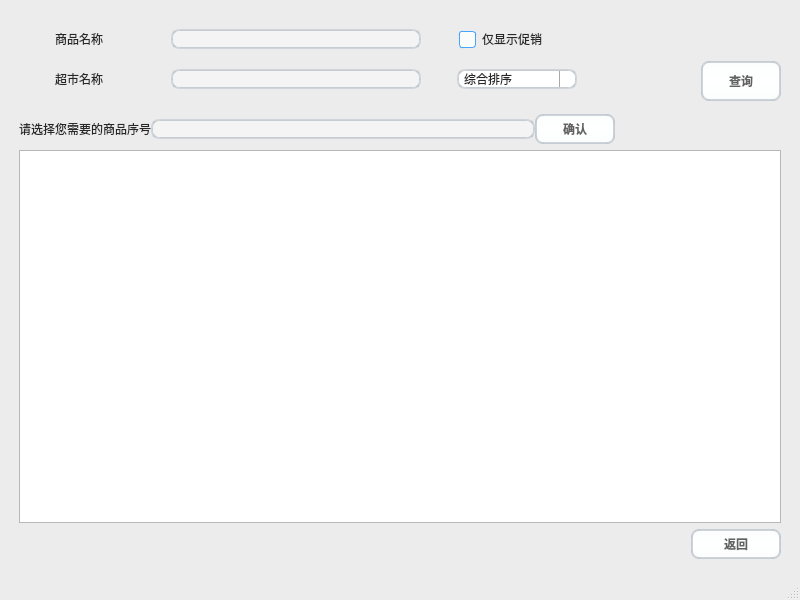
<?xml version="1.0" encoding="UTF-8"?>
<ui version="4.0">
 <class>ProductSearchAdmin</class>
 <widget class="QMainWindow" name="ProductSearchAdmin">
  <property name="geometry">
   <rect>
    <x>0</x>
    <y>0</y>
    <width>800</width>
    <height>600</height>
   </rect>
  </property>
  <property name="windowTitle">
   <string>MainWindow</string>
  </property>
  <property name="styleSheet">
   <string notr="true">/*
 * MacOS Style Sheet for QT Applications
 * Author: Jaime A. Quiroga P.
 * Company: GTRONICK
 * Last updated: 25/12/2020, 23:10.
 * Available at: https://github.com/GTRONICK/QSS/blob/master/MacOS.qss
 */
QMainWindow {
    background-color:#ececec;
}
QPushButton, QToolButton, QCommandLinkButton{
    padding: 0 5px 0 5px;
    border-style: solid;
    border-top-color: qlineargradient(spread:pad, x1:0, y1:0, x2:0, y2:1, stop:0 #c1c9cf, stop:1 #d2d8dd);
    border-right-color: qlineargradient(spread:pad, x1:1, y1:0, x2:0, y2:0, stop:0 #c1c9cf, stop:1 #d2d8dd);
    border-bottom-color: qlineargradient(spread:pad, x1:0, y1:1, x2:0, y2:0, stop:0 #c1c9cf, stop:1 #d2d8dd);
    border-left-color: qlineargradient(spread:pad, x1:0, y1:0, x2:1, y2:0, stop:0 #c1c9cf, stop:1 #d2d8dd);
    border-width: 2px;
    border-radius: 8px;
    color: #616161;
    font-weight: bold;
    background-color: qlineargradient(spread:pad, x1:0.5, y1:0, x2:0.5, y2:1, stop:0 #fbfdfd, stop:0.5 #ffffff, stop:1 #fbfdfd);
}
QPushButton::default, QToolButton::default, QCommandLinkButton::default{
    border: 2px solid transparent;
    color: #FFFFFF;
    background-color: qlineargradient(spread:pad, x1:0.5, y1:0, x2:0.5, y2:1, stop:0 #84afe5, stop:1 #1168e4);
}
QPushButton:hover, QToolButton:hover, QCommandLinkButton:hover{
    color: #3d3d3d;
}
QPushButton:pressed, QToolButton:pressed, QCommandLinkButton:pressed{
    color: #aeaeae;
    background-color: qlineargradient(spread:pad, x1:0.5, y1:0, x2:0.5, y2:1, stop:0 #ffffff, stop:0.5 #fbfdfd, stop:1 #ffffff);
}
QPushButton:disabled, QToolButton:disabled, QCommandLinkButton:disabled{
    color: #616161;
    background-color: qlineargradient(spread:pad, x1:0.5, y1:0, x2:0.5, y2:1, stop:0 #dce7eb, stop:0.5 #e0e8eb, stop:1 #dee7ec);
}
QLineEdit, QTextEdit, QPlainTextEdit, QSpinBox, QDoubleSpinBox, QTimeEdit, QDateEdit, QDateTimeEdit {
    border-width: 2px;
    border-radius: 8px;
    border-style: solid;
    border-top-color: qlineargradient(spread:pad, x1:0.5, y1:1, x2:0.5, y2:0, stop:0 #c1c9cf, stop:1 #d2d8dd);
    border-right-color: qlineargradient(spread:pad, x1:0, y1:0, x2:1, y2:0, stop:0 #c1c9cf, stop:1 #d2d8dd);
    border-bottom-color: qlineargradient(spread:pad, x1:0.5, y1:0, x2:0.5, y2:1, stop:0 #c1c9cf, stop:1 #d2d8dd);
    border-left-color: qlineargradient(spread:pad, x1:1, y1:0, x2:0, y2:0, stop:0 #c1c9cf, stop:1 #d2d8dd);
    background-color: #f4f4f4;
    color: #3d3d3d;
}
QLineEdit:focus, QTextEdit:focus, QPlainTextEdit:focus, QSpinBox:focus, QDoubleSpinBox:focus, QTimeEdit:focus, QDateEdit:focus, QDateTimeEdit:focus {
    border-width: 2px;
    border-radius: 8px;
    border-style: solid;
    border-top-color: qlineargradient(spread:pad, x1:0.5, y1:1, x2:0.5, y2:0, stop:0 #85b7e3, stop:1 #9ec1db);
    border-right-color: qlineargradient(spread:pad, x1:0, y1:0, x2:1, y2:0, stop:0 #85b7e3, stop:1 #9ec1db);
    border-bottom-color: qlineargradient(spread:pad, x1:0.5, y1:0, x2:0.5, y2:1, stop:0 #85b7e3, stop:1 #9ec1db);
    border-left-color: qlineargradient(spread:pad, x1:1, y1:0, x2:0, y2:0, stop:0 #85b7e3, stop:1 #9ec1db);
    background-color: #f4f4f4;
    color: #3d3d3d;
}
QLineEdit:disabled, QTextEdit:disabled, QPlainTextEdit:disabled, QSpinBox:disabled, QDoubleSpinBox:disabled, QTimeEdit:disabled, QDateEdit:disabled, QDateTimeEdit:disabled {
    color: #b9b9b9;
}
QSpinBox::up-button, QDoubleSpinBox::up-button, QTimeEdit::up-button, QDateEdit::up-button, QDateTimeEdit::up-button {
    subcontrol-origin: padding;
    subcontrol-position: top right;
    width: 15px;
    color: #272727;
    border-left-width: 1px;
    border-left-color: darkgray;
    border-left-style: solid;
    border-top-right-radius: 3px;
    padding: 3px;
}
QSpinBox::down-button, QDoubleSpinBox::down-button, QTimeEdit::down-button, QDateEdit::down-button, QDateTimeEdit::down-button {
    subcontrol-origin: padding;
    subcontrol-position: bottom right;
    width: 15px;
    color: #272727;
    border-left-width: 1px;
    border-left-color: darkgray;
    border-left-style: solid;
    border-bottom-right-radius: 3px;
    padding: 3px;
}
QSpinBox::up-button:pressed, QDoubleSpinBox::up-button:pressed, QTimeEdit::up-button:pressed, QDateEdit::up-button:pressed, QDateTimeEdit::up-button:pressed {
    color: #aeaeae;
    background-color: qlineargradient(spread:pad, x1:0.5, y1:0, x2:0.5, y2:1, stop:0 #ffffff, stop:0.5 #fbfdfd, stop:1 #ffffff);
}
QSpinBox::down-button:pressed, QDoubleSpinBox::down-button:pressed, QTimeEdit::down-button:pressed, QDateEdit::down-button:pressed, QDateTimeEdit::down-button:pressed {
    color: #aeaeae;
    background-color: qlineargradient(spread:pad, x1:0.5, y1:0, x2:0.5, y2:1, stop:0 #ffffff, stop:0.5 #fbfdfd, stop:1 #ffffff);
}
QSpinBox::up-button:hover, QDoubleSpinBox::up-button:hover, QTimeEdit::up-button:hover, QDateEdit::up-button:hover, QDateTimeEdit::up-button:hover {
    color: #FFFFFF;
    border-top-right-radius: 5px;
    background-color: qlineargradient(spread:pad, x1:0.5, y1:0, x2:0.5, y2:1, stop:0 #84afe5, stop:1 #1168e4);
    
}
QSpinBox::down-button:hover, QDoubleSpinBox::down-button:hover, QTimeEdit::down-button:hover, QDateEdit::down-button:hover, QDateTimeEdit::down-button:hover {
    color: #FFFFFF;
    border-bottom-right-radius: 5px;
    background-color: qlineargradient(spread:pad, x1:0.5, y1:0, x2:0.5, y2:1, stop:0 #84afe5, stop:1 #1168e4);
}
QSpinBox::up-arrow, QDoubleSpinBox::up-arrow, QTimeEdit::up-arrow, QDateEdit::up-arrow, QDateTimeEdit::up-arrow {
    image: url(/usr/share/icons/Adwaita/16x16/actions/go-up-symbolic.symbolic.png);
}
QSpinBox::down-arrow, QDoubleSpinBox::down-arrow, QTimeEdit::down-arrow, QDateEdit::down-arrow, QDateTimeEdit::down-arrow {
    image: url(/usr/share/icons/Adwaita/16x16/actions/go-down-symbolic.symbolic.png);
}
QProgressBar {
    max-height: 8px;
    text-align: center;
    font: italic bold 11px;
    color: #3d3d3d;
    border: 1px solid transparent;
    border-radius:4px;
    background-color: qlineargradient(spread:pad, x1:0, y1:0, x2:0, y2:1, stop:0 #ddd5d5, stop:0.5 #dad3d3, stop:1 #ddd5d5);
}
QProgressBar::chunk {
    background-color: qlineargradient(spread:pad, x1:0, y1:0, x2:0, y2:1, stop:0 #467dd1, stop:0.5 #3b88fc, stop:1 #467dd1);
    border-radius: 4px;
}
QProgressBar:disabled {
    color: #616161;
}
QProgressBar::chunk:disabled {
    background-color: #aeaeae;
}
QSlider::groove {
    border: 1px solid #bbbbbb;
    background-color: #52595d;
    border-radius: 4px;
}
QSlider::groove:horizontal {
    height: 6px;
}
QSlider::groove:vertical {
    width: 6px;
}
QSlider::handle:horizontal {
    background: #ffffff;
    border-style: solid;
    border-width: 1px;
    border-color: rgb(207,207,207);
    width: 12px;
    margin: -5px 0;
    border-radius: 7px;
}
QSlider::handle:vertical {
    background: #ffffff;
    border-style: solid;
    border-width: 1px;
    border-color: rgb(207,207,207);
    height: 12px;
    margin: 0 -5px;
    border-radius: 7px;
}
QSlider::add-page, QSlider::sub-page {
    border: 1px transparent;
    background-color: #52595d;
    border-radius: 4px;
}
QSlider::add-page:horizontal {
    background: qlineargradient(spread:pad, x1:0, y1:0, x2:0, y2:1, stop:0 #ddd5d5, stop:0.5 #dad3d3, stop:1 #ddd5d5);
}
QSlider::sub-page:horizontal {
    background-color: qlineargradient(spread:pad, x1:0, y1:0, x2:1, y2:0, stop:0 #467dd1, stop:0.5 #3b88fc, stop:1 #467dd1);
}
QSlider::add-page:vertical {
    background-color: qlineargradient(spread:pad, x1:0, y1:0, x2:0, y2:1, stop:0 #467dd1, stop:0.5 #3b88fc, stop:1 #467dd1);
}
QSlider::sub-page:vertical {
    background: qlineargradient(spread:pad, x1:0, y1:0, x2:1, y2:0, stop:0 #ddd5d5, stop:0.5 #dad3d3, stop:1 #ddd5d5);
}
QSlider::add-page:horizontal:disabled, QSlider::sub-page:horizontal:disabled, QSlider::add-page:vertical:disabled, QSlider::sub-page:vertical:disabled {
    background: #b9b9b9;
}
QComboBox, QFontComboBox {
    border-width: 2px;
    border-radius: 8px;
    border-style: solid;
    border-top-color: qlineargradient(spread:pad, x1:0.5, y1:1, x2:0.5, y2:0, stop:0 #c1c9cf, stop:1 #d2d8dd);
    border-right-color: qlineargradient(spread:pad, x1:0, y1:0, x2:1, y2:0, stop:0 #c1c9cf, stop:1 #d2d8dd);
    border-bottom-color: qlineargradient(spread:pad, x1:0.5, y1:0, x2:0.5, y2:1, stop:0 #c1c9cf, stop:1 #d2d8dd);
    border-left-color: qlineargradient(spread:pad, x1:1, y1:0, x2:0, y2:0, stop:0 #c1c9cf, stop:1 #d2d8dd);
    background-color: #f4f4f4;
    color: #272727;
    padding-left: 5px;
}
QComboBox:editable, QComboBox:!editable, QComboBox::drop-down:editable, QComboBox:!editable:on, QComboBox::drop-down:editable:on {
    background: #ffffff;
}
QComboBox::drop-down {
    subcontrol-origin: padding;
    subcontrol-position: top right;
    width: 15px;
    color: #272727;
    border-left-width: 1px;
    border-left-color: darkgray;
    border-left-style: solid;
    border-top-right-radius: 3px;
    border-bottom-right-radius: 3px;
}
QComboBox::down-arrow {
    image: url(/usr/share/icons/Adwaita/16x16/actions/go-down-symbolic.symbolic.png); /*Adawaita icon thene*/
}

QComboBox::down-arrow:on {
    top: 1px;
    left: 1px;
}
QComboBox QAbstractItemView {
    border: 1px solid darkgray;
    border-radius: 8px;
    selection-background-color: #dadada;
    selection-color: #272727;
    color: #272727;
    background: white;
}
QLabel, QCheckBox, QRadioButton {
    color: #272727;
}
QCheckBox {
    padding: 2px;
}
QCheckBox:disabled, QRadioButton:disabled {
    color: #808086;
    padding: 2px;
}

QCheckBox:hover {
    border-radius:4px;
    border-style:solid;
    padding-left: 1px;
    padding-right: 1px;
    padding-bottom: 1px;
    padding-top: 1px;
    border-width:1px;
    border-color: transparent;
}
QCheckBox::indicator:checked {
    image: url(/usr/share/icons/Adwaita/16x16/actions/object-select-symbolic.symbolic.png);
    height: 15px;
    width: 15px;
    border-style:solid;
    border-width: 1px;
    border-color: #48a5fd;
    color: #ffffff;
    border-radius: 3px;
    background-color: qlineargradient(spread:pad, x1:0, y1:0, x2:0, y2:1, stop:0 #48a5fd, stop:0.5 #329cfb, stop:1 #48a5fd);
}
QCheckBox::indicator:unchecked {
    
    height: 15px;
    width: 15px;
    border-style:solid;
    border-width: 1px;
    border-color: #48a5fd;
    border-radius: 3px;
    background-color: #fbfdfa;
}
QLCDNumber {
    color: #616161;;
}
QMenuBar {
    background-color: #ececec;
}
QMenuBar::item {
    color: #616161;
    spacing: 3px;
    padding: 1px 4px;
    background-color: #ececec;
}

QMenuBar::item:selected {
    background-color: #dadada;
    color: #3d3d3d;
}
QMenu {
    background-color: #ececec;
}
QMenu::item:selected {
    background-color: #dadada;
    color: #3d3d3d;
}
QMenu::item {
    color: #616161;;
    background-color: #e0e0e0;
}
QTabWidget {
    color:rgb(0,0,0);
    background-color:#000000;
}
QTabWidget::pane {
    border-color: #050a0e;
    background-color: #e0e0e0;
    border-width: 1px;
    border-radius: 4px;
    position: absolute;
    top: -0.5em;
    padding-top: 0.5em;
}

QTabWidget::tab-bar {
    alignment: center;
}

QTabBar::tab {
    border-bottom: 1px solid #c0c0c0;
    padding: 3px;
    color: #272727;
    background-color: #fefefc;
    margin-left:0px;
}
QTabBar::tab:!last {
    border-right: 1px solid;
    border-right-color: #c0c0c0;
    border-bottom-color: #c0c0c0;
}
QTabBar::tab:first {
    border-top-left-radius: 4px;
    border-bottom-left-radius: 4px;
}
QTabBar::tab:last {
    border-top-right-radius: 4px;
    border-bottom-right-radius: 4px;
}
QTabBar::tab:selected, QTabBar::tab:last:selected, QTabBar::tab:hover {
    color: #FFFFFF;
    background-color: qlineargradient(spread:pad, x1:0.5, y1:0, x2:0.5, y2:1, stop:0 #84afe5, stop:1 #1168e4);
}
QRadioButton::indicator {
    height: 14px;
    width: 14px;
    border-style:solid;
    border-radius:7px;
    border-width: 1px;
}
QRadioButton::indicator:checked {
    border-color: #48a5fd;
    background-color: qradialgradient(cx:0.5, cy:0.5, radius:0.4,fx:0.5, fy:0.5, stop:0 #ffffff, stop:0.5 #ffffff, stop:0.6 #48a5fd, stop:1 #48a5fd);
}
QRadioButton::indicator:!checked {
    border-color: #a9b7c6;
    background-color: #fbfdfa;
}
QStatusBar {
    color:#027f7f;
}

QDial {
    background: #16a085;
}

QToolBox {
    color: #a9b7c6;
    background-color: #222b2e;
}
QToolBox::tab {
    color: #a9b7c6;
    background-color:#222b2e;
}
QToolBox::tab:selected {
    color: #FFFFFF;
    background-color:#222b2e;
}
QScrollArea {
    color: #FFFFFF;
    background-color:#222b2e;
}

QScrollBar:horizontal {
	max-height: 10px;
	border: 1px transparent grey;
	margin: 0px 20px 0px 20px;
	background: transparent;
}
QScrollBar:vertical {
	max-width: 10px;
	border: 1px transparent grey;
	margin: 20px 0px 20px 0px;
	background: transparent;
}
QScrollBar::handle:vertical, QScrollBar::handle:horizontal {
	background: #52595d;
	border-style: transparent;
	border-radius: 4px;
	min-height: 25px;
}
QScrollBar::handle:horizontal:hover, QScrollBar::handle:vertical:hover {
	background: qlineargradient(spread:pad, x1:0, y1:0, x2:1, y2:0, stop:0 #467dd1, stop:0.5 #3b88fc, stop:1 #467dd1);
}
QScrollBar::add-line, QScrollBar::sub-line {
    border: 2px transparent grey;
    border-radius: 4px;
    subcontrol-origin: margin;
    background: #b9b9b9;
}
QScrollBar::add-line:horizontal {
    width: 20px;
    subcontrol-position: right;
}
QScrollBar::add-line:vertical {
    height: 20px;
    subcontrol-position: bottom;
}
QScrollBar::sub-line:horizontal {
    width: 20px;
    subcontrol-position: left;
}
QScrollBar::sub-line:vertical {
    height: 20px;
    subcontrol-position: top;
}
QScrollBar::add-line:vertical:pressed, QScrollBar::add-line:horizontal:pressed, QScrollBar::sub-line:horizontal:pressed, QScrollBar::sub-line:vertical:pressed {
    background: qlineargradient(spread:pad, x1:0, y1:0, x2:1, y2:0, stop:0 #467dd1, stop:0.5 #3b88fc, stop:1 #467dd1);
}
QScrollBar::add-page:horizontal, QScrollBar::sub-page:horizontal, QScrollBar::add-page:vertical, QScrollBar::sub-page:vertical {
    background: none;
}
QScrollBar::up-arrow:vertical {
    image: url(/usr/share/icons/Adwaita/16x16/actions/go-up-symbolic.symbolic.png);
}
QScrollBar::down-arrow:vertical {
    image: url(/usr/share/icons/Adwaita/16x16/actions/go-down-symbolic.symbolic.png);
}
QScrollBar::left-arrow:horizontal {
    image: url(/usr/share/icons/Adwaita/16x16/actions/go-previous-symbolic.symbolic.png);
}
QScrollBar::right-arrow:horizontal {
    image: url(/usr/share/icons/Adwaita/16x16/actions/go-next-symbolic.symbolic.png);
}
</string>
  </property>
  <widget class="QWidget" name="centralwidget">
   <layout class="QVBoxLayout" name="verticalLayout">
    <item>
     <layout class="QGridLayout" name="gridLayout_3">
      <property name="leftMargin">
       <number>10</number>
      </property>
      <property name="topMargin">
       <number>10</number>
      </property>
      <property name="rightMargin">
       <number>10</number>
      </property>
      <property name="bottomMargin">
       <number>10</number>
      </property>
      <item row="0" column="0" colspan="2">
       <layout class="QGridLayout" name="gridLayout_2">
        <property name="verticalSpacing">
         <number>15</number>
        </property>
        <item row="0" column="0">
         <layout class="QGridLayout" name="gridLayout">
          <item row="0" column="0">
           <widget class="QLabel" name="label_3">
            <property name="minimumSize">
             <size>
              <width>60</width>
              <height>40</height>
             </size>
            </property>
            <property name="maximumSize">
             <size>
              <width>80</width>
              <height>40</height>
             </size>
            </property>
            <property name="text">
             <string>商品名称</string>
            </property>
           </widget>
          </item>
          <item row="0" column="1">
           <widget class="QLineEdit" name="ProductName">
            <property name="minimumSize">
             <size>
              <width>250</width>
              <height>20</height>
             </size>
            </property>
            <property name="maximumSize">
             <size>
              <width>250</width>
              <height>16777215</height>
             </size>
            </property>
           </widget>
          </item>
          <item row="0" column="2">
           <widget class="QCheckBox" name="checkBox_2">
            <property name="minimumSize">
             <size>
              <width>0</width>
              <height>40</height>
             </size>
            </property>
            <property name="text">
             <string>仅显示促销</string>
            </property>
           </widget>
          </item>
          <item row="1" column="0">
           <widget class="QLabel" name="label_4">
            <property name="minimumSize">
             <size>
              <width>60</width>
              <height>40</height>
             </size>
            </property>
            <property name="maximumSize">
             <size>
              <width>80</width>
              <height>40</height>
             </size>
            </property>
            <property name="text">
             <string>超市名称</string>
            </property>
           </widget>
          </item>
          <item row="1" column="1">
           <widget class="QLineEdit" name="SuperMarketName">
            <property name="minimumSize">
             <size>
              <width>250</width>
              <height>20</height>
             </size>
            </property>
            <property name="maximumSize">
             <size>
              <width>250</width>
              <height>16777215</height>
             </size>
            </property>
           </widget>
          </item>
          <item row="1" column="2">
           <widget class="QComboBox" name="comboBox_2">
            <property name="minimumSize">
             <size>
              <width>0</width>
              <height>20</height>
             </size>
            </property>
            <property name="maximumSize">
             <size>
              <width>120</width>
              <height>16777215</height>
             </size>
            </property>
            <item>
             <property name="text">
              <string>综合排序</string>
             </property>
            </item>
            <item>
             <property name="text">
              <string>销量 从高到低</string>
             </property>
            </item>
            <item>
             <property name="text">
              <string>价格 从低到高</string>
             </property>
            </item>
           </widget>
          </item>
         </layout>
        </item>
        <item row="0" column="1">
         <spacer name="horizontalSpacer_2">
          <property name="orientation">
           <enum>Qt::Horizontal</enum>
          </property>
          <property name="sizeType">
           <enum>QSizePolicy::Fixed</enum>
          </property>
          <property name="sizeHint" stdset="0">
           <size>
            <width>80</width>
            <height>17</height>
           </size>
          </property>
         </spacer>
        </item>
        <item row="0" column="2" rowspan="2">
         <widget class="QPushButton" name="pushButton_3">
          <property name="minimumSize">
           <size>
            <width>80</width>
            <height>40</height>
           </size>
          </property>
          <property name="text">
           <string>查询</string>
          </property>
         </widget>
        </item>
        <item row="1" column="0">
         <layout class="QHBoxLayout" name="horizontalLayout">
          <item>
           <widget class="QLabel" name="label_5">
            <property name="text">
             <string>请选择您需要的商品序号</string>
            </property>
           </widget>
          </item>
          <item>
           <widget class="QLineEdit" name="IndexOfProduct"/>
          </item>
          <item>
           <widget class="QPushButton" name="ComfirmingButtom">
            <property name="minimumSize">
             <size>
              <width>80</width>
              <height>30</height>
             </size>
            </property>
            <property name="text">
             <string>确认</string>
            </property>
           </widget>
          </item>
         </layout>
        </item>
        <item row="1" column="1">
         <spacer name="horizontalSpacer_4">
          <property name="orientation">
           <enum>Qt::Horizontal</enum>
          </property>
          <property name="sizeType">
           <enum>QSizePolicy::Fixed</enum>
          </property>
          <property name="sizeHint" stdset="0">
           <size>
            <width>80</width>
            <height>20</height>
           </size>
          </property>
         </spacer>
        </item>
       </layout>
      </item>
      <item row="1" column="0" colspan="2">
       <widget class="QTableView" name="tableView"/>
      </item>
      <item row="2" column="0">
       <spacer name="horizontalSpacer">
        <property name="orientation">
         <enum>Qt::Horizontal</enum>
        </property>
        <property name="sizeHint" stdset="0">
         <size>
          <width>678</width>
          <height>13</height>
         </size>
        </property>
       </spacer>
      </item>
      <item row="2" column="1">
       <widget class="QPushButton" name="BackButton">
        <property name="sizePolicy">
         <sizepolicy hsizetype="Fixed" vsizetype="Fixed">
          <horstretch>0</horstretch>
          <verstretch>0</verstretch>
         </sizepolicy>
        </property>
        <property name="minimumSize">
         <size>
          <width>90</width>
          <height>30</height>
         </size>
        </property>
        <property name="maximumSize">
         <size>
          <width>90</width>
          <height>30</height>
         </size>
        </property>
        <property name="layoutDirection">
         <enum>Qt::RightToLeft</enum>
        </property>
        <property name="text">
         <string>返回</string>
        </property>
       </widget>
      </item>
     </layout>
    </item>
   </layout>
  </widget>
  <widget class="QMenuBar" name="menubar">
   <property name="geometry">
    <rect>
     <x>0</x>
     <y>0</y>
     <width>800</width>
     <height>19</height>
    </rect>
   </property>
  </widget>
  <widget class="QStatusBar" name="statusbar"/>
 </widget>
 <resources/>
 <connections/>
</ui>
